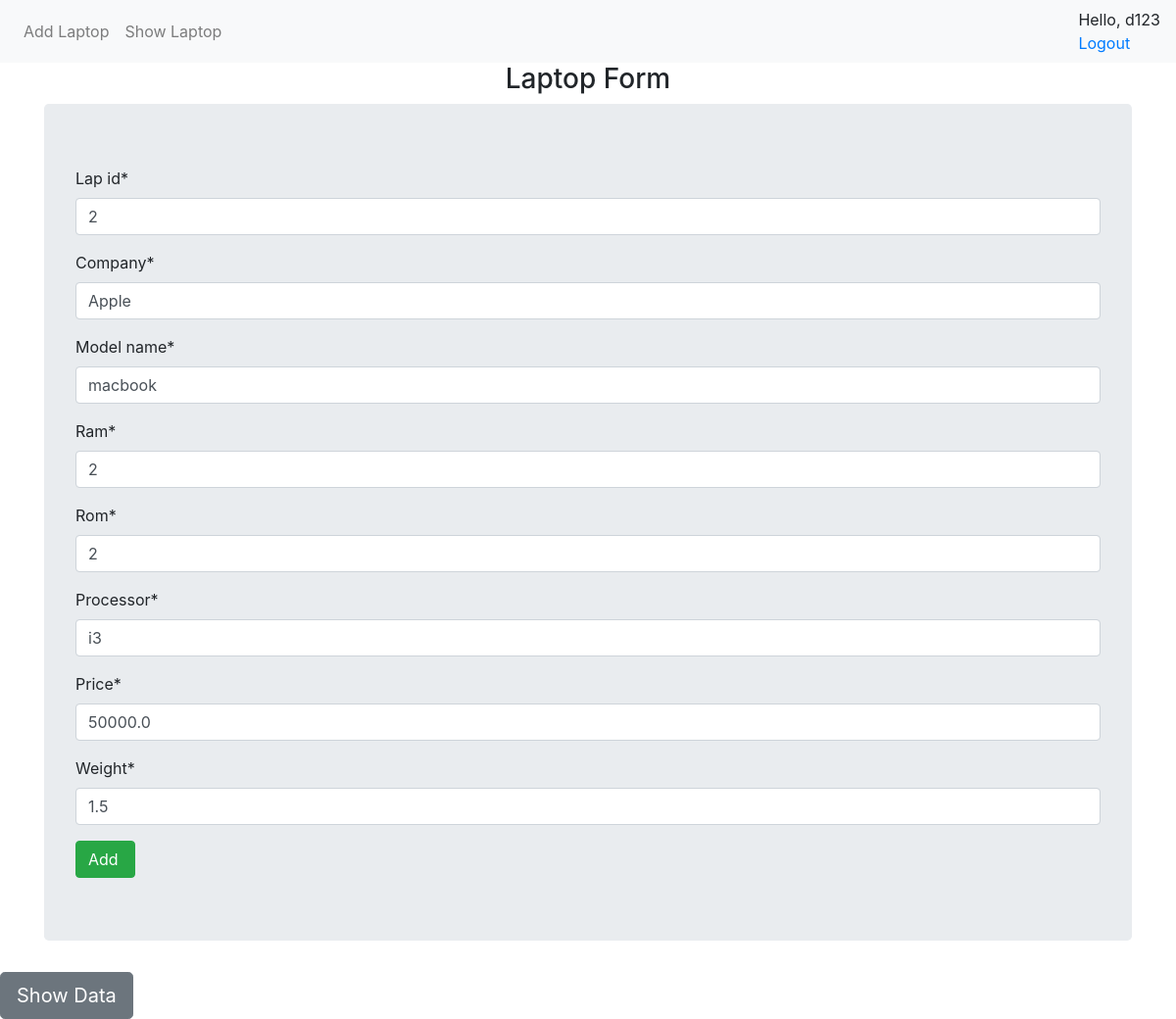
The app's page /laptop/update/2/ (signed in) with its own data.
### App1/models.py (models this page shows, shortened)
class Laptop(models.Model):
    lap_id = models.IntegerField(primary_key=True)
    company = models.CharField(max_length=32)
    model_name = models.CharField(max_length=32)
    ram = models.IntegerField()
    rom = models.IntegerField()
    processor = models.CharField(max_length=32)
    price = models.FloatField()
    weight = models.FloatField()

### App1/views.py (the view)
# urls.py: path('update/<int:pk>/', views.LaptopUpdateView.as_view(), name='update'),
class LaptopUpdateView(LoginRequiredMixin,UpdateView):
    model = Laptop
    fields = '__all__'
    success_url = '/laptop/list/'

### templates/App1/laptop_form.html (shortened to what this page needs)
{% extends 'layout.html' %}
{% load crispy_forms_tags %}
{% block content %}
<p class="h3" align="center">Laptop Form</p>
<div class="container">
    <form method="post" class="jumbotron", style="50%">
    {{form | crispy}}
    <input type="submit" value="Add " class="btn btn-success">
    </form>
</div>
<a class="btn btn-secondary btn-lg" href="{% url 'show_lap' %}">Show  Data</a>
{% endblock %}

### templates/layout.html (shortened to what this page needs)
<!DOCTYPE html>
<html lang="en">
{% load crispy_forms_tags %}
<head>
    <link rel="stylesheet" href="https://cdn.jsdelivr.net/npm/bootstrap@4.6.1/dist/css/bootstrap.min.css">
</head>
<body>
<nav class="navbar navbar-expand-lg navbar-light bg-light">
  <div class="collapse navbar-collapse" id="navbarNav">
    <ul class="navbar-nav">
        <li class="nav-item">
                <a class="nav-link" href="{% url 'add_lap' %}">Add Laptop</a>
        </li>
        <li class="nav-item">
                <a class="nav-link" href="{% url 'show_lap' %}">Show Laptop</a>
        </li>
        </ul>
        <ul class="navbar-nav ml-auto">
       <span class="authlinks">
        {% if user.is_authenticated %}
            <li><a>Hello, {{user.username}}</a></li>
            <li><a href="{% url 'logout1' %}">Logout</a></li>
        {% else %}
            <li><a href="{% url 'register1' %}">Register</a></li>
            <li><a href="{% url 'login1' %}">Login</a></li>
        {% endif %}
       </span>
       </ul>
  </div>
</nav>
{% block content %}
{% endblock%}
</body>
</html>

### records on screen
Laptop: lap_id "2", company "Apple", model_name "macbook", ram "2", rom "2", processor "i3", price "50000.0", weight "1.5"

### other values on screen
{{ user.username }} "d123"
